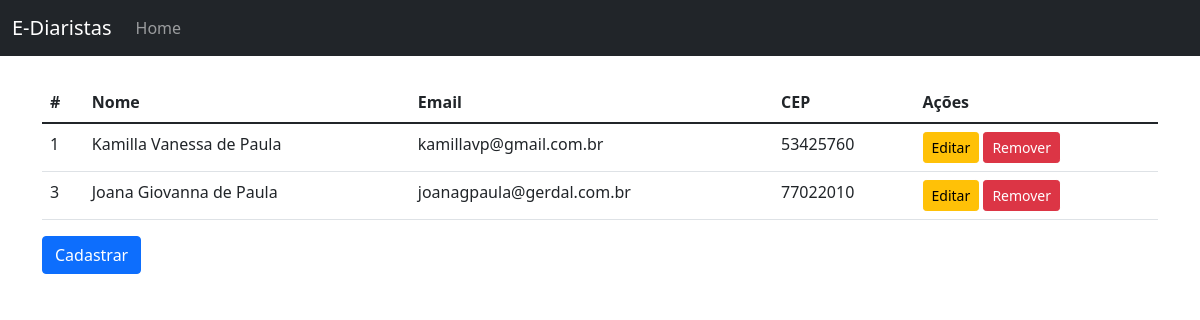
Page /web/listar_diaristas on the earlier database version.
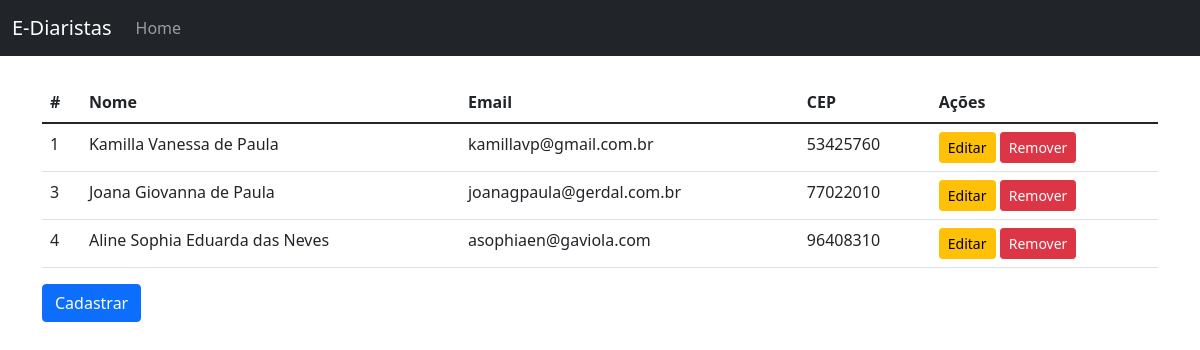
Same page on the later database version.
### web/models.py (models this page shows)
class Diarista(models.Model):
    nome_completo = models.CharField(max_length=100, null=False, blank=False)
    cpf = models.CharField(max_length=11, null=False, blank=False, unique=True)
    email = models.EmailField(null=False, blank=False, unique=True)
    telefone = models.CharField(max_length=11, null=False, blank=False)
    lodradouro = models.CharField(max_length=60, null=False, blank=False)
    numero = models.IntegerField(null=False, blank=False)
    bairro = models.CharField(max_length=30, null=False, blank=False)
    complemento = models.CharField(max_length=100, null=False, blank=True)
    cep = models.CharField(max_length=8, null=False, blank=False)
    estado = models.CharField(max_length=2, null=False, blank=False)
    cidade = models.CharField(max_length=30, null=False, blank=False)
    codigo_ibge = models.IntegerField(null=False, blank=False)
    foto_usuario = models.ImageField(null=False)

### web/views.py (the view)
# urls.py: path('listar_diaristas', listar_diaristas, name='listar_diaristas'),
def listar_diaristas(request):
    diaristas = Diarista.objects.all()
    return render(request, 'lista_diaristas.html', {'diaristas': diaristas})

### web/templates/lista_diaristas.html (shortened to what this page needs)
{% extends "base.html" %}
{% load easy_mask %}
{% block conteudo %}
    <table class="table">
        <thead>
            <tr>
                <th>#</th>
                <th>Nome</th>
                <th>Email</th>
                <th>CEP</th>
                <th>Ações</th>
            </tr>
        </thead>
        <tbody>
            {% for diarista in diaristas %}
                <tr>
                    <td>{{ diarista.id }}</td>
                    <td>{{ diarista.nome_completo }}</td>
                    <td>{{ diarista.email }}</td>
                    <td>{{ diarista.cep | cep }}</td>
                    <td>
                        <a href="{% url 'editar_diarista' diarista.id %}" type="button" class="btn btn-warning btn-sm">Editar</a>
                        <a href="{% url 'remover_diarista' diarista.id %}" type="button" class="btn btn-danger btn-sm">Remover</a>
                    </td>
                </tr>
            {% endfor %}
        </tbody>
    </table>
    <a href="{% url 'cadastrar_diarista' %}" class="btn btn-primary">Cadastrar</a>
{% endblock conteudo %}

Differences in the rows shown:
added Diarista: id "4", nome_completo "Aline Sophia Eduarda das Neves", email "asophiaen@gaviola.com", cep|cep "96408310"
